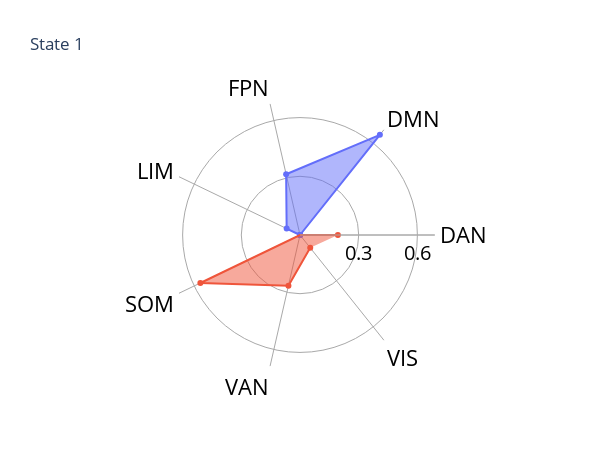
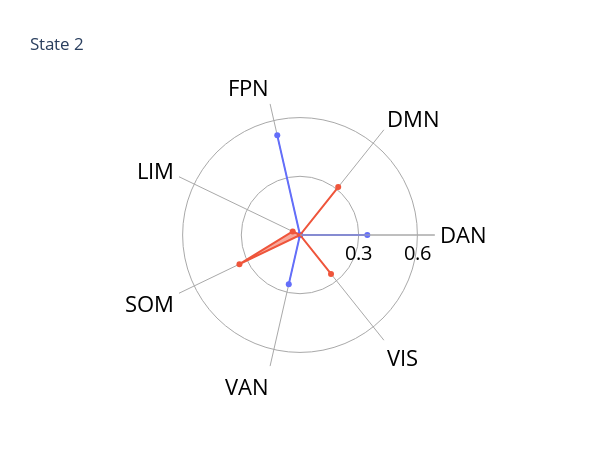
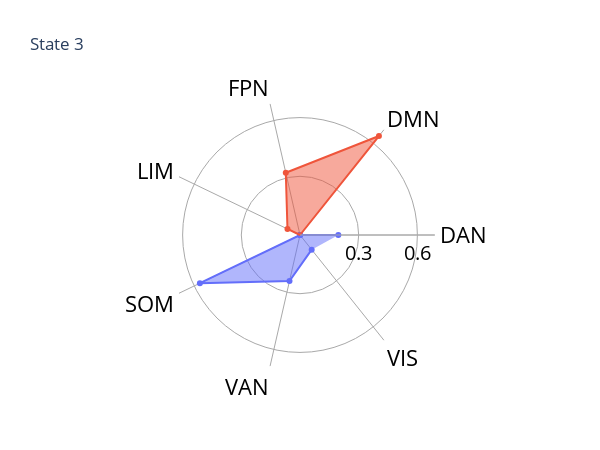
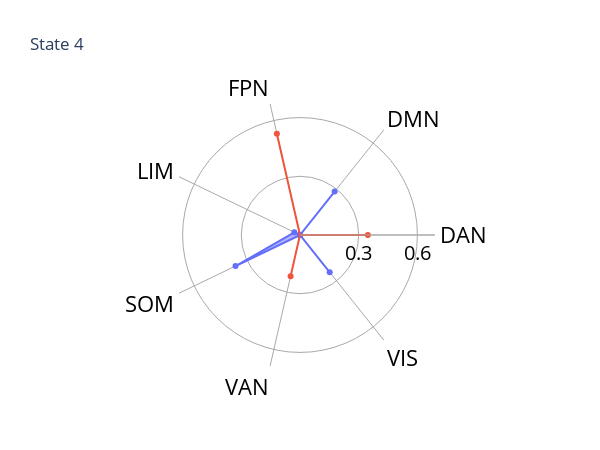

Notebook code for these charts, in order:
### Markdown cell above
### Step 7: Plotting network correlations on spider/radar plots ###

### Code cell
#Loading data
data_4 = pd.read_csv('data/fixed_networks_correlations_4.csv')

#Calculating negative correlation
corr_neg_4 = []

for i in range(0,28):
    corr_4 = data_4.iloc[i]['Correlation']
    if corr_4 < 0:
        corr_neg_4.append(abs(corr_4))
    else:
        corr_neg_4.append(0)

#Updating data
data_4['Correlation_neg'] = corr_neg_4

#Plotting networks correlations
networks_names = ['DAN','DMN', 'FPN','LIM', 'SOM', 'VAN', 'VIS']

for i in range(1,5):
    state_data_4 = data_4.where(data_4['State'] == i).dropna()
    corr_pos = np.array(state_data_4['Correlation'])
    corr_neg = np.array(state_data_4['Correlation_neg'])
        
    fig = go.Figure()

    fig.add_trace(go.Scatterpolar(r= corr_neg, theta = networks_names, fill='toself',name='Low amplitude brain state activity'))
    fig.add_trace(go.Scatterpolar(r= corr_pos, theta = networks_names, fill='toself', name='High amplitude brain state activity'))

    fig.update_layout(polar=dict(bgcolor = '#ffffff', radialaxis=dict(visible=True,range=[0,0.69], color = '#000000', gridcolor = '#A9A9A9',  linecolor = '#A9A9A9', showline = True, tickvals = [0.3, 0.6], tickfont = dict(size = 20, color = '#000000')), angularaxis = dict(visible = True, categoryorder = 'category ascending', color = '#000000', showgrid = True, gridcolor = '#A9A9A9', tickfont = dict(size = 22))),showlegend = False,title = f'State {i}')
   
    fig.update_layout(width = 600)
    fig.update_layout(height= 450)
    fig.show()

### Figure 1 — Plotly figure (JSON) as saved in the notebook; plotly's stock layout.template omitted (floating-point values rounded to 4 significant figures)
{"data": [{"fill": "toself", "name": "Low amplitude brain state activity", "r": [0, 0.6548, 0.3185, 0.07574, 0, 0, 0], "theta": ["DAN", "DMN", "FPN", "LIM", "SOM", "VAN", "VIS"], "type": "scatterpolar"}, {"fill": "toself", "name": "High amplitude brain state activity", "r": [0.1937, -0.6548, -0.3185, -0.07574, 0.5653, 0.2655, 0.08377], "theta": ["DAN", "DMN", "FPN", "LIM", "SOM", "VAN", "VIS"], "type": "scatterpolar"}], "layout": {"height": 450, "polar": {"angularaxis": {"categoryorder": "category ascending", "color": "#000000", "gridcolor": "#A9A9A9", "showgrid": true, "tickfont": {"size": 22}, "type": "category", "visible": true}, "bgcolor": "#ffffff", "radialaxis": {"autorange": false, "color": "#000000", "gridcolor": "#A9A9A9", "linecolor": "#A9A9A9", "range": [0, 0.69], "showline": true, "tickfont": {"color": "#000000", "size": 20}, "tickvals": [0.3, 0.6], "type": "linear", "visible": true}}, "showlegend": false, "title": {"text": "State 1"}, "width": 600}}

### Figure 2 — Plotly figure (JSON) as saved in the notebook; plotly's stock layout.template omitted (floating-point values rounded to 4 significant figures)
{"data": [{"fill": "toself", "name": "Low amplitude brain state activity", "r": [0.344, 0, 0.5223, 0, 0, 0.2576, 0], "theta": ["DAN", "DMN", "FPN", "LIM", "SOM", "VAN", "VIS"], "type": "scatterpolar"}, {"fill": "toself", "name": "High amplitude brain state activity", "r": [-0.344, 0.3132, -0.5223, 0.04135, 0.3435, -0.2576, 0.2543], "theta": ["DAN", "DMN", "FPN", "LIM", "SOM", "VAN", "VIS"], "type": "scatterpolar"}], "layout": {"height": 450, "polar": {"angularaxis": {"categoryorder": "category ascending", "color": "#000000", "gridcolor": "#A9A9A9", "showgrid": true, "tickfont": {"size": 22}, "type": "category", "visible": true}, "bgcolor": "#ffffff", "radialaxis": {"autorange": false, "color": "#000000", "gridcolor": "#A9A9A9", "linecolor": "#A9A9A9", "range": [0, 0.69], "showline": true, "tickfont": {"color": "#000000", "size": 20}, "tickvals": [0.3, 0.6], "type": "linear", "visible": true}}, "showlegend": false, "title": {"text": "State 2"}, "width": 600}}

### Figure 3 — Plotly figure (JSON) as saved in the notebook; plotly's stock layout.template omitted (floating-point values rounded to 4 significant figures)
{"data": [{"fill": "toself", "name": "Low amplitude brain state activity", "r": [0.196, 0, 0, 0, 0.5679, 0.2412, 0.09577], "theta": ["DAN", "DMN", "FPN", "LIM", "SOM", "VAN", "VIS"], "type": "scatterpolar"}, {"fill": "toself", "name": "High amplitude brain state activity", "r": [-0.196, 0.647, 0.3264, 0.07106, -0.5679, -0.2412, -0.09577], "theta": ["DAN", "DMN", "FPN", "LIM", "SOM", "VAN", "VIS"], "type": "scatterpolar"}], "layout": {"height": 450, "polar": {"angularaxis": {"categoryorder": "category ascending", "color": "#000000", "gridcolor": "#A9A9A9", "showgrid": true, "tickfont": {"size": 22}, "type": "category", "visible": true}, "bgcolor": "#ffffff", "radialaxis": {"autorange": false, "color": "#000000", "gridcolor": "#A9A9A9", "linecolor": "#A9A9A9", "range": [0, 0.69], "showline": true, "tickfont": {"color": "#000000", "size": 20}, "tickvals": [0.3, 0.6], "type": "linear", "visible": true}}, "showlegend": false, "title": {"text": "State 3"}, "width": 600}}

### Figure 4 — Plotly figure (JSON) as saved in the notebook; plotly's stock layout.template omitted (floating-point values rounded to 4 significant figures)
{"data": [{"fill": "toself", "name": "Low amplitude brain state activity", "r": [0, 0.2839, 0, 0.03226, 0.3657, 0, 0.2436], "theta": ["DAN", "DMN", "FPN", "LIM", "SOM", "VAN", "VIS"], "type": "scatterpolar"}, {"fill": "toself", "name": "High amplitude brain state activity", "r": [0.3469, -0.2839, 0.5311, -0.03226, -0.3657, 0.2157, -0.2436], "theta": ["DAN", "DMN", "FPN", "LIM", "SOM", "VAN", "VIS"], "type": "scatterpolar"}], "layout": {"height": 450, "polar": {"angularaxis": {"categoryorder": "category ascending", "color": "#000000", "gridcolor": "#A9A9A9", "showgrid": true, "tickfont": {"size": 22}, "type": "category", "visible": true}, "bgcolor": "#ffffff", "radialaxis": {"autorange": false, "color": "#000000", "gridcolor": "#A9A9A9", "linecolor": "#A9A9A9", "range": [0, 0.69], "showline": true, "tickfont": {"color": "#000000", "size": 20}, "tickvals": [0.3, 0.6], "type": "linear", "visible": true}}, "showlegend": false, "title": {"text": "State 4"}, "width": 600}}
